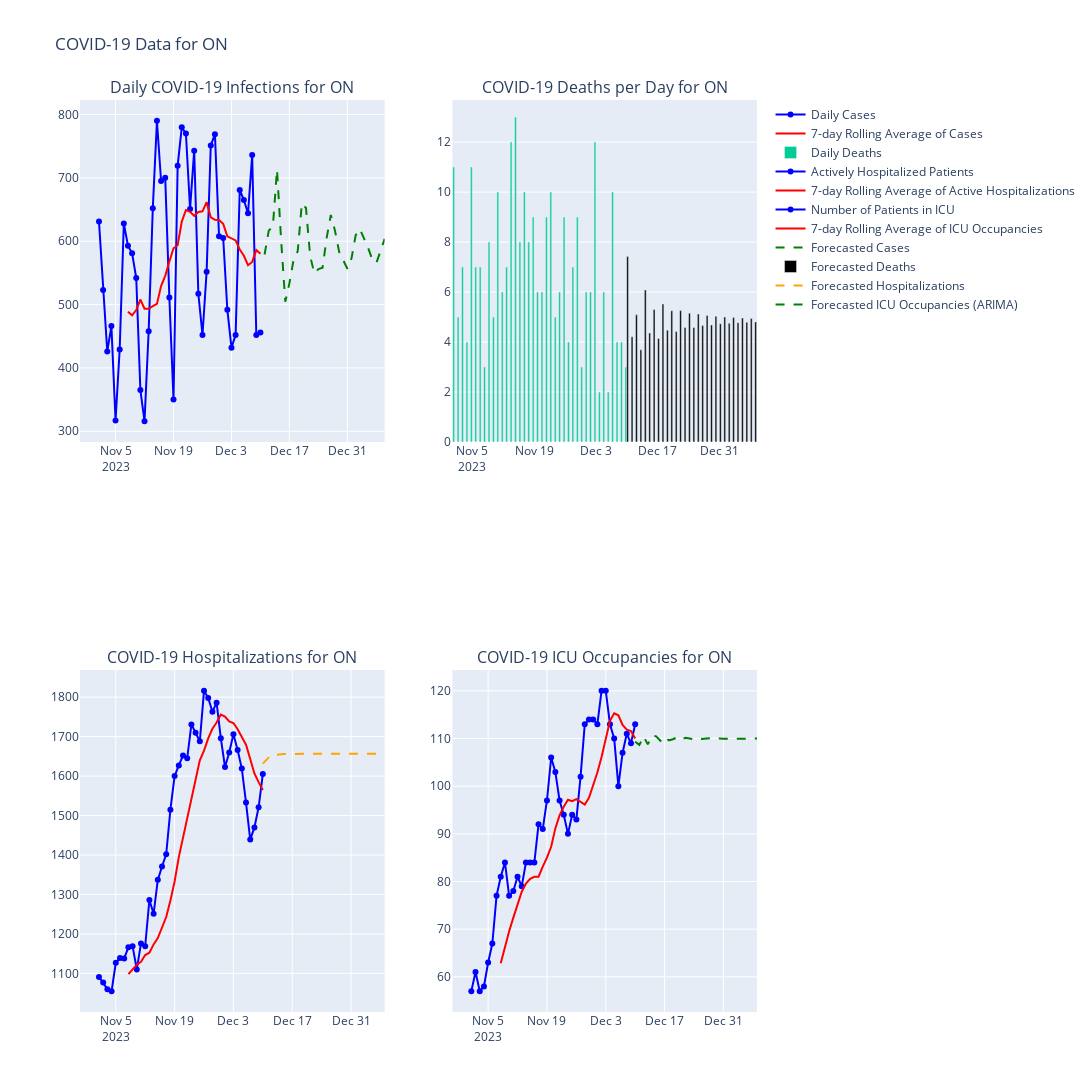

Notebook code cell kept with this figure:
### Markdown cell above
Our forecast for the case count looks pretty good! Now let's try to generate forecasts for the remainder of our subplots, and see what the models might tell us.

### Code cell
# define each data series as a pandas series with a datetime index
deaths_series = pd.Series(n_deaths, index=pd.DatetimeIndex(death_dates))
hospitalizations_series = pd.Series(n_hosp, index=pd.DatetimeIndex(hosp_dates))
ICU_series = pd.Series(n_icu, index=pd.DatetimeIndex(icu_dates))

# explicitly set frequency for each series bc it throws a warning otherwise
deaths_series = deaths_series.asfreq('D')
hospitalizations_series = hospitalizations_series.asfreq('D')
ICU_series = ICU_series.asfreq('D')

# fit ARIMA model for each data series
model_deaths = ARIMA(deaths_series, order=(p,d,q)).fit()
model_hosp = ARIMA(hospitalizations_series, order=(p,d,q)).fit()
model_ICU = ARIMA(ICU_series, order=(p,d,q)).fit()

# calculate the 30-day forecast for each series
forecast_deaths = model_deaths.forecast(steps=30)
forecast_hosp = model_hosp.forecast(steps=30)
forecast_ICU = model_ICU.forecast(steps=30)

# date ranges for forrecasted values
forecast_dates_deaths = pd.date_range(start=deaths_series.index[-1], periods=30, freq='D')
forecast_dates_hosp = pd.date_range(start=hospitalizations_series.index[-1], periods=30, freq='D')
forecast_dates_ICU = pd.date_range(start=ICU_series.index[-1], periods=30, freq='D')

# new traces for forecast values
fig.add_trace(go.Bar(x=forecast_dates_deaths, y=forecast_deaths, name='Forecasted Deaths', marker_color='black', hovertemplate='Forecasted Deaths: %{y}<extra></extra>'), row=1, col=2)
fig.add_trace(go.Scatter(x=forecast_dates_hosp, y=forecast_hosp, mode='lines', name='Forecasted Hospitalizations', line=dict(color='orange', dash='dash'), 
                         hovertemplate='Forecasted Hospitalizations: %{y}<extra></extra>'), row=2, col=1)
fig.add_trace(go.Scatter(x=forecast_dates_ICU, y=forecast_ICU, mode='lines', name='Forecasted ICU Occupancies (ARIMA)', line=dict(color='green', dash='dash'), 
                         hovertemplate='Forecasted ICU Occupancies (ARIMA): %{y}<extra></extra>'), row=2, col=2)

fig.show()

### Figure 1 — Plotly figure (JSON) as saved in the notebook; plotly's stock layout.template omitted (floating-point values rounded to 4 significant figures)
{"data": [{"hovertemplate": "Daily Cases: %{y}<extra></extra>", "marker": {"color": "blue"}, "mode": "lines+markers", "name": "Daily Cases", "type": "scatter", "x": ["2023-11-01", "2023-11-02", "2023-11-03", "2023-11-04", "2023-11-05", "2023-11-06", "2023-11-07", "2023-11-08", "2023-11-09", "2023-11-10", "2023-11-11", "2023-11-12", "2023-11-13", "2023-11-14", "2023-11-15", "2023-11-16", "2023-11-17", "2023-11-18", "2023-11-19", "2023-11-20", "2023-11-21", "2023-11-22", "2023-11-23", "2023-11-24", "2023-11-25", "2023-11-26", "2023-11-27", "2023-11-28", "2023-11-29", "2023-11-30", "2023-12-01", "2023-12-02", "2023-12-03", "2023-12-04", "2023-12-05", "2023-12-06", "2023-12-07", "2023-12-08", "2023-12-09", "2023-12-10"], "xaxis": "x", "y": [631, 523, 426, 466, 317, 429, 628, 593, 581, 542, 365, 316, 458, 652, 790, 695, 700, 511, 350, 719, 780, 770, 651, 743, 517, 452, 552, 751, 769, 608, 605, 492, 432, 452, 681, 665, 644, 736, 452, 456], "yaxis": "y"}, {"hovertemplate": "7-day Rolling Average of Cases: %{y}<extra></extra>", "line": {"color": "red"}, "mode": "lines", "name": "7-day Rolling Average of Cases", "type": "scatter", "x": ["2023-11-08", "2023-11-09", "2023-11-10", "2023-11-11", "2023-11-12", "2023-11-13", "2023-11-14", "2023-11-15", "2023-11-16", "2023-11-17", "2023-11-18", "2023-11-19", "2023-11-20", "2023-11-21", "2023-11-22", "2023-11-23", "2023-11-24", "2023-11-25", "2023-11-26", "2023-11-27", "2023-11-28", "2023-11-29", "2023-11-30", "2023-12-01", "2023-12-02", "2023-12-03", "2023-12-04", "2023-12-05", "2023-12-06", "2023-12-07", "2023-12-08", "2023-12-09", "2023-12-10"], "xaxis": "x", "y": [488.6, 483.1, 491.4, 508, 493.6, 493.4, 497.6, 501, 529.1, 545.4, 568, 588.9, 593.7, 631, 649.3, 646.4, 640.1, 646.3, 647.1, 661.7, 637.9, 633.7, 633.6, 627.4, 607.7, 604.1, 601.3, 587, 577, 562.1, 567.3, 586, 580.3], "yaxis": "y"}, {"hovertemplate": "Daily Deaths: %{y}<extra></extra>", "name": "Daily Deaths", "type": "bar", "x": ["2023-11-01", "2023-11-02", "2023-11-03", "2023-11-04", "2023-11-05", "2023-11-06", "2023-11-07", "2023-11-08", "2023-11-09", "2023-11-10", "2023-11-11", "2023-11-12", "2023-11-13", "2023-11-14", "2023-11-15", "2023-11-16", "2023-11-17", "2023-11-18", "2023-11-19", "2023-11-20", "2023-11-21", "2023-11-22", "2023-11-23", "2023-11-24", "2023-11-25", "2023-11-26", "2023-11-27", "2023-11-28", "2023-11-29", "2023-11-30", "2023-12-01", "2023-12-02", "2023-12-03", "2023-12-04", "2023-12-05", "2023-12-06", "2023-12-07", "2023-12-08", "2023-12-09", "2023-12-10"], "xaxis": "x2", "y": [11, 5, 7, 4, 11, 7, 7, 3, 8, 5, 10, 6, 7, 12, 13, 8, 10, 8, 9, 6, 6, 9, 10, 5, 6, 9, 4, 7, 9, 3, 6, 6, 12, 2, 6, 2, 10, 4, 4, 3], "yaxis": "y2"}, {"hovertemplate": "Actively Hospitalized Patients: %{y}<extra></extra>", "marker": {"color": "blue"}, "mode": "lines+markers", "name": "Actively Hospitalized Patients", "type": "scatter", "x": ["2023-11-01", "2023-11-02", "2023-11-03", "2023-11-04", "2023-11-05", "2023-11-06", "2023-11-07", "2023-11-08", "2023-11-09", "2023-11-10", "2023-11-11", "2023-11-12", "2023-11-13", "2023-11-14", "2023-11-15", "2023-11-16", "2023-11-17", "2023-11-18", "2023-11-19", "2023-11-20", "2023-11-21", "2023-11-22", "2023-11-23", "2023-11-24", "2023-11-25", "2023-11-26", "2023-11-27", "2023-11-28", "2023-11-29", "2023-11-30", "2023-12-01", "2023-12-02", "2023-12-03", "2023-12-04", "2023-12-05", "2023-12-06", "2023-12-07", "2023-12-08", "2023-12-09", "2023-12-10"], "xaxis": "x3", "y": [1091, 1077, 1060, 1055, 1127, 1139, 1138, 1166, 1169, 1110, 1176, 1169, 1286, 1251, 1337, 1371, 1402, 1515, 1600, 1627, 1652, 1645, 1731, 1710, 1688, 1816, 1798, 1763, 1786, 1696, 1623, 1660, 1706, 1666, 1619, 1533, 1439, 1470, 1521, 1605], "yaxis": "y3"}, {"hovertemplate": "7-day Rolling Average of ACtive Hospitalizations: %{y}<extra></extra>", "line": {"color": "red"}, "mode": "lines", "name": "7-day Rolling Average of Active Hospitalizations", "type": "scatter", "x": ["2023-11-08", "2023-11-09", "2023-11-10", "2023-11-11", "2023-11-12", "2023-11-13", "2023-11-14", "2023-11-15", "2023-11-16", "2023-11-17", "2023-11-18", "2023-11-19", "2023-11-20", "2023-11-21", "2023-11-22", "2023-11-23", "2023-11-24", "2023-11-25", "2023-11-26", "2023-11-27", "2023-11-28", "2023-11-29", "2023-11-30", "2023-12-01", "2023-12-02", "2023-12-03", "2023-12-04", "2023-12-05", "2023-12-06", "2023-12-07", "2023-12-08", "2023-12-09", "2023-12-10"], "xaxis": "x3", "y": [1098.0, 1109.0, 1122, 1129.0, 1146.0, 1152.0, 1173.0, 1190.0, 1214, 1243.0, 1285.0, 1333, 1395.0, 1443.0, 1501.0, 1545.0, 1596, 1640, 1665.0, 1696.0, 1720, 1736.0, 1756, 1751, 1739.0, 1735.0, 1719.0, 1700, 1679.0, 1643.0, 1607.0, 1585.0, 1565.0], "yaxis": "y3"}, {"hovertemplate": "Number of Patients in ICU: %{y}<extra></extra>", "marker": {"color": "blue"}, "mode": "lines+markers", "name": "Number of Patients in ICU", "type": "scatter", "x": ["2023-11-01", "2023-11-02", "2023-11-03", "2023-11-04", "2023-11-05", "2023-11-06", "2023-11-07", "2023-11-08", "2023-11-09", "2023-11-10", "2023-11-11", "2023-11-12", "2023-11-13", "2023-11-14", "2023-11-15", "2023-11-16", "2023-11-17", "2023-11-18", "2023-11-19", "2023-11-20", "2023-11-21", "2023-11-22", "2023-11-23", "2023-11-24", "2023-11-25", "2023-11-26", "2023-11-27", "2023-11-28", "2023-11-29", "2023-11-30", "2023-12-01", "2023-12-02", "2023-12-03", "2023-12-04", "2023-12-05", "2023-12-06", "2023-12-07", "2023-12-08", "2023-12-09", "2023-12-10"], "xaxis": "x4", "y": [57, 61, 57, 58, 63, 67, 77, 81, 84, 77, 78, 81, 79, 84, 84, 84, 92, 91, 97, 106, 103, 97, 94, 90, 94, 93, 102, 113, 114, 114, 113, 120, 120, 113, 110, 100, 107, 111, 109, 113], "yaxis": "y4"}, {"hovertemplate": "7-day Rolling Average of ICU Occupancies: %{y}<extra></extra>", "line": {"color": "red"}, "mode": "lines", "name": "7-day Rolling Average of ICU Occupancies", "type": "scatter", "x": ["2023-11-08", "2023-11-09", "2023-11-10", "2023-11-11", "2023-11-12", "2023-11-13", "2023-11-14", "2023-11-15", "2023-11-16", "2023-11-17", "2023-11-18", "2023-11-19", "2023-11-20", "2023-11-21", "2023-11-22", "2023-11-23", "2023-11-24", "2023-11-25", "2023-11-26", "2023-11-27", "2023-11-28", "2023-11-29", "2023-11-30", "2023-12-01", "2023-12-02", "2023-12-03", "2023-12-04", "2023-12-05", "2023-12-06", "2023-12-07", "2023-12-08", "2023-12-09", "2023-12-10"], "xaxis": "x4", "y": [62.86, 66.29, 69.57, 72.43, 75.29, 77.86, 79.57, 80.57, 81, 81, 83.14, 85, 87.29, 91.14, 93.86, 95.71, 97.14, 96.86, 97.29, 96.71, 96.14, 97.57, 100, 102.9, 106.1, 109.9, 113.7, 115.3, 114.9, 112.9, 111.9, 111.6, 110], "yaxis": "y4"}, {"hovertemplate": "Forecasted Cases: %{y}<extra></extra>", "line": {"color": "green", "dash": "dash"}, "mode": "lines", "name": "Forecasted Cases", "type": "scatter", "x": ["2023-12-11T00:00:00", "2023-12-12T00:00:00", "2023-12-13T00:00:00", "2023-12-14T00:00:00", "2023-12-15T00:00:00", "2023-12-16T00:00:00", "2023-12-17T00:00:00", "2023-12-18T00:00:00", "2023-12-19T00:00:00", "2023-12-20T00:00:00", "2023-12-21T00:00:00", "2023-12-22T00:00:00", "2023-12-23T00:00:00", "2023-12-24T00:00:00", "2023-12-25T00:00:00", "2023-12-26T00:00:00", "2023-12-27T00:00:00", "2023-12-28T00:00:00", "2023-12-29T00:00:00", "2023-12-30T00:00:00", "2023-12-31T00:00:00", "2024-01-01T00:00:00", "2024-01-02T00:00:00", "2024-01-03T00:00:00", "2024-01-04T00:00:00", "2024-01-05T00:00:00", "2024-01-06T00:00:00", "2024-01-07T00:00:00", "2024-01-08T00:00:00", "2024-01-09T00:00:00"], "xaxis": "x", "y": [579.0, 616.7, 623.1, 713.2, 601.2, 504.5, 533.8, 570.6, 584.0, 659.6, 652.4, 577.1, 549.2, 556.0, 558.2, 605.6, 641.5, 616.8, 583.3, 569.1, 556.5, 573.0, 609.5, 619.4, 605.0, 589.6, 571.3, 565.7, 584.4, 603.6], "yaxis": "y"}, {"hovertemplate": "Forecasted Deaths: %{y}<extra></extra>", "marker": {"color": "black"}, "name": "Forecasted Deaths", "type": "bar", "x": ["2023-12-10T00:00:00", "2023-12-11T00:00:00", "2023-12-12T00:00:00", "2023-12-13T00:00:00", "2023-12-14T00:00:00", "2023-12-15T00:00:00", "2023-12-16T00:00:00", "2023-12-17T00:00:00", "2023-12-18T00:00:00", "2023-12-19T00:00:00", "2023-12-20T00:00:00", "2023-12-21T00:00:00", "2023-12-22T00:00:00", "2023-12-23T00:00:00", "2023-12-24T00:00:00", "2023-12-25T00:00:00", "2023-12-26T00:00:00", "2023-12-27T00:00:00", "2023-12-28T00:00:00", "2023-12-29T00:00:00", "2023-12-30T00:00:00", "2023-12-31T00:00:00", "2024-01-01T00:00:00", "2024-01-02T00:00:00", "2024-01-03T00:00:00", "2024-01-04T00:00:00", "2024-01-05T00:00:00", "2024-01-06T00:00:00", "2024-01-07T00:00:00", "2024-01-08T00:00:00"], "xaxis": "x2", "y": [7.421, 4.212, 5.088, 3.687, 6.082, 4.357, 5.305, 4.14, 5.522, 4.476, 5.251, 4.417, 5.259, 4.581, 5.151, 4.583, 5.118, 4.666, 5.066, 4.685, 5.033, 4.729, 5.003, 4.749, 4.979, 4.774, 4.96, 4.79, 4.944, 4.806], "yaxis": "y2"}, {"hovertemplate": "Forecasted Hospitalizations: %{y}<extra></extra>", "line": {"color": "orange", "dash": "dash"}, "mode": "lines", "name": "Forecasted Hospitalizations", "type": "scatter", "x": ["2023-12-10T00:00:00", "2023-12-11T00:00:00", "2023-12-12T00:00:00", "2023-12-13T00:00:00", "2023-12-14T00:00:00", "2023-12-15T00:00:00", "2023-12-16T00:00:00", "2023-12-17T00:00:00", "2023-12-18T00:00:00", "2023-12-19T00:00:00", "2023-12-20T00:00:00", "2023-12-21T00:00:00", "2023-12-22T00:00:00", "2023-12-23T00:00:00", "2023-12-24T00:00:00", "2023-12-25T00:00:00", "2023-12-26T00:00:00", "2023-12-27T00:00:00", "2023-12-28T00:00:00", "2023-12-29T00:00:00", "2023-12-30T00:00:00", "2023-12-31T00:00:00", "2024-01-01T00:00:00", "2024-01-02T00:00:00", "2024-01-03T00:00:00", "2024-01-04T00:00:00", "2024-01-05T00:00:00", "2024-01-06T00:00:00", "2024-01-07T00:00:00", "2024-01-08T00:00:00"], "xaxis": "x3", "y": [1632.0, 1644.0, 1654.0, 1653.0, 1655.0, 1656.0, 1656.0, 1657.0, 1656.0, 1656.0, 1657.0, 1657.0, 1657.0, 1657.0, 1657.0, 1657.0, 1657.0, 1657.0, 1657.0, 1657.0, 1657.0, 1657.0, 1657.0, 1657.0, 1657.0, 1657.0, 1657.0, 1657.0, 1657.0, 1657.0], "yaxis": "y3"}, {"hovertemplate": "Forecasted ICU Occupancies (ARIMA): %{y}<extra></extra>", "line": {"color": "green", "dash": "dash"}, "mode": "lines", "name": "Forecasted ICU Occupancies (ARIMA)", "type": "scatter", "x": ["2023-12-10T00:00:00", "2023-12-11T00:00:00", "2023-12-12T00:00:00", "2023-12-13T00:00:00", "2023-12-14T00:00:00", "2023-12-15T00:00:00", "2023-12-16T00:00:00", "2023-12-17T00:00:00", "2023-12-18T00:00:00", "2023-12-19T00:00:00", "2023-12-20T00:00:00", "2023-12-21T00:00:00", "2023-12-22T00:00:00", "2023-12-23T00:00:00", "2023-12-24T00:00:00", "2023-12-25T00:00:00", "2023-12-26T00:00:00", "2023-12-27T00:00:00", "2023-12-28T00:00:00", "2023-12-29T00:00:00", "2023-12-30T00:00:00", "2023-12-31T00:00:00", "2024-01-01T00:00:00", "2024-01-02T00:00:00", "2024-01-03T00:00:00", "2024-01-04T00:00:00", "2024-01-05T00:00:00", "2024-01-06T00:00:00", "2024-01-07T00:00:00", "2024-01-08T00:00:00"], "xaxis": "x4", "y": [109.3, 108.7, 110.5, 108.8, 110.6, 110.5, 109.5, 110.4, 109.6, 109.8, 110.3, 109.7, 110.2, 110.0, 109.8, 110.1, 109.9, 110.0, 110.0, 109.9, 110.0, 110.0, 110.0, 110.0, 110.0, 110.0, 110.0, 110.0, 110.0, 110.0], "yaxis": "y4"}], "layout": {"annotations": [{"font": {"size": 16}, "showarrow": false, "text": "Daily COVID-19 Infections for ON", "x": 0.225, "xanchor": "center", "xref": "paper", "y": 1, "yanchor": "bottom", "yref": "paper"}, {"font": {"size": 16}, "showarrow": false, "text": "COVID-19 Deaths per Day for ON", "x": 0.775, "xanchor": "center", "xref": "paper", "y": 1, "yanchor": "bottom", "yref": "paper"}, {"font": {"size": 16}, "showarrow": false, "text": "COVID-19 Hospitalizations for ON", "x": 0.225, "xanchor": "center", "xref": "paper", "y": 0.375, "yanchor": "bottom", "yref": "paper"}, {"font": {"size": 16}, "showarrow": false, "text": "COVID-19 ICU Occupancies for ON", "x": 0.775, "xanchor": "center", "xref": "paper", "y": 0.375, "yanchor": "bottom", "yref": "paper"}], "height": 1600, "showlegend": true, "title": {"text": "COVID-19 Data for ON"}, "width": 1600, "xaxis": {"anchor": "y", "domain": [0, 0.45]}, "xaxis2": {"anchor": "y2", "domain": [0.55, 1]}, "xaxis3": {"anchor": "y3", "domain": [0, 0.45]}, "xaxis4": {"anchor": "y4", "domain": [0.55, 1]}, "yaxis": {"anchor": "x", "domain": [0.625, 1]}, "yaxis2": {"anchor": "x2", "domain": [0.625, 1]}, "yaxis3": {"anchor": "x3", "domain": [0, 0.375]}, "yaxis4": {"anchor": "x4", "domain": [0, 0.375]}}}
